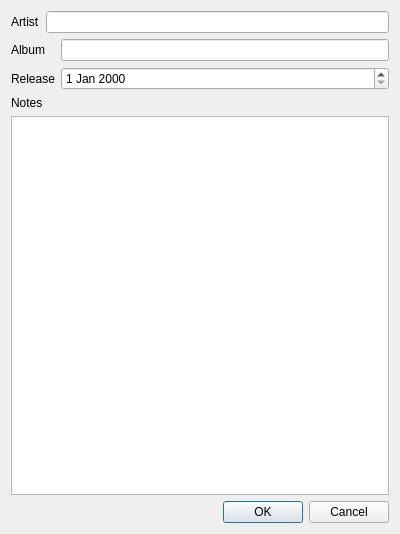
<?xml version="1.0" encoding="UTF-8"?>
<ui version="4.0">
 <class>Editor</class>
 <widget class="QDialog" name="Editor">
  <property name="geometry">
   <rect>
    <x>0</x>
    <y>0</y>
    <width>400</width>
    <height>534</height>
   </rect>
  </property>
  <property name="windowTitle">
   <string>Dialog</string>
  </property>
  <layout class="QVBoxLayout" name="verticalLayout">
   <item>
    <layout class="QGridLayout" name="gridLayout">
     <item row="0" column="0">
      <widget class="QLabel" name="label">
       <property name="text">
        <string>Artist</string>
       </property>
      </widget>
     </item>
     <item row="0" column="1" colspan="2">
      <widget class="QLineEdit" name="txtArtist"/>
     </item>
     <item row="1" column="0" colspan="2">
      <widget class="QLabel" name="label_2">
       <property name="text">
        <string>Album</string>
       </property>
      </widget>
     </item>
     <item row="1" column="2">
      <widget class="QLineEdit" name="txtAlbum"/>
     </item>
     <item row="2" column="0" colspan="2">
      <widget class="QLabel" name="label_3">
       <property name="text">
        <string>Release</string>
       </property>
      </widget>
     </item>
     <item row="2" column="2">
      <widget class="QDateEdit" name="deRelease"/>
     </item>
    </layout>
   </item>
   <item>
    <widget class="QLabel" name="label_4">
     <property name="text">
      <string>Notes</string>
     </property>
    </widget>
   </item>
   <item>
    <widget class="QTextEdit" name="txtNotes"/>
   </item>
   <item>
    <widget class="QDialogButtonBox" name="buttonBox">
     <property name="orientation">
      <enum>Qt::Horizontal</enum>
     </property>
     <property name="standardButtons">
      <set>QDialogButtonBox::Cancel|QDialogButtonBox::Ok</set>
     </property>
    </widget>
   </item>
  </layout>
 </widget>
 <resources/>
 <connections>
  <connection>
   <sender>buttonBox</sender>
   <signal>accepted()</signal>
   <receiver>Editor</receiver>
   <slot>accept()</slot>
   <hints>
    <hint type="sourcelabel">
     <x>248</x>
     <y>254</y>
    </hint>
    <hint type="destinationlabel">
     <x>157</x>
     <y>274</y>
    </hint>
   </hints>
  </connection>
  <connection>
   <sender>buttonBox</sender>
   <signal>rejected()</signal>
   <receiver>Editor</receiver>
   <slot>reject()</slot>
   <hints>
    <hint type="sourcelabel">
     <x>316</x>
     <y>260</y>
    </hint>
    <hint type="destinationlabel">
     <x>286</x>
     <y>274</y>
    </hint>
   </hints>
  </connection>
 </connections>
</ui>
